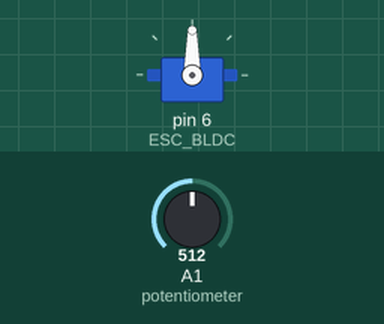
This sketch was run on a simulated Arduino Uno, built with avr-gcc and run on an emulated ATmega328P. Shown: servo. The test bench sets the inputs (shaded band); at power-on: A1 (potentiometer) = 512.

Above: at 1.2 s.
1.3 s: A1 (potentiometer) set to 716
At 1.8 s:
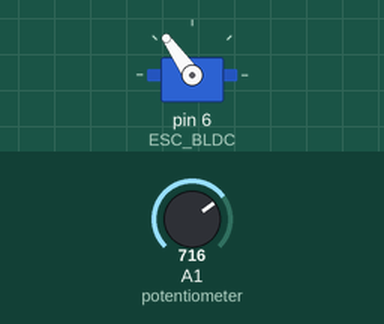
2.8 s: A1 (potentiometer) set to 900
At 4.0 s:
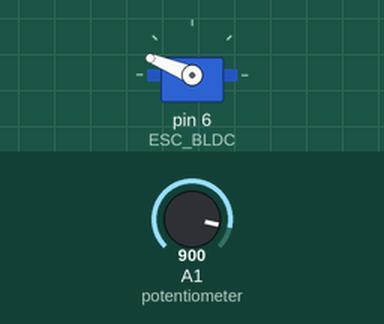
4.3 s: A1 (potentiometer) set to 1023
At 5.3 s:
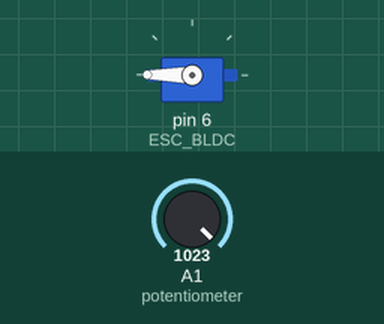
5.8 s: A1 (potentiometer) set to 306
At 6.4 s:
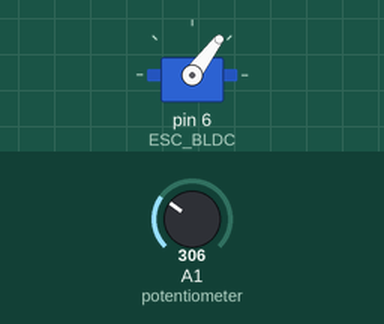
7.3 s: A1 (potentiometer) set to 122
At 7.6 s:
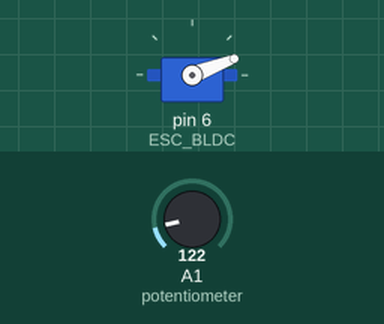
Timing chart, 0 to 9.8 s (numbered marks = the images above; inputs shaded):
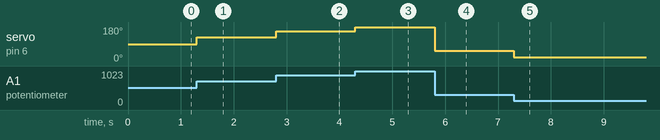

Measured:
- after the input at 1.3 s, servo on pin 6 (ESC_BLDC): 90° → 125° at once
- after the input at 2.8 s, servo on pin 6 (ESC_BLDC): 125° → 158° at once
- after the input at 4.3 s, servo on pin 6 (ESC_BLDC): 158° → 180° at once
- after the input at 5.8 s, servo on pin 6 (ESC_BLDC): 180° → 53° at once
- after the input at 7.3 s, servo on pin 6 (ESC_BLDC): 53° → 21° at once

The sketch:

BLDC_ESC.ino
```cpp
#include <Servo.h>
Servo ESC_BLDC;

double Voltage;
double Speed  ;


void setup() {
  // put your setup code here, to run once:
ESC_BLDC.attach(6) ;


}

void loop() {
  // put your main code here, to run repeatedly:

  Voltage = analogRead(A1); // reading the voltage in the potentiometer
  Speed = map(Voltage, 0,1023,0,180); // converting the voltage to Speed between 0 & 180


  ESC_BLDC.write(Speed); // change the the BLDC Speed


}
```
